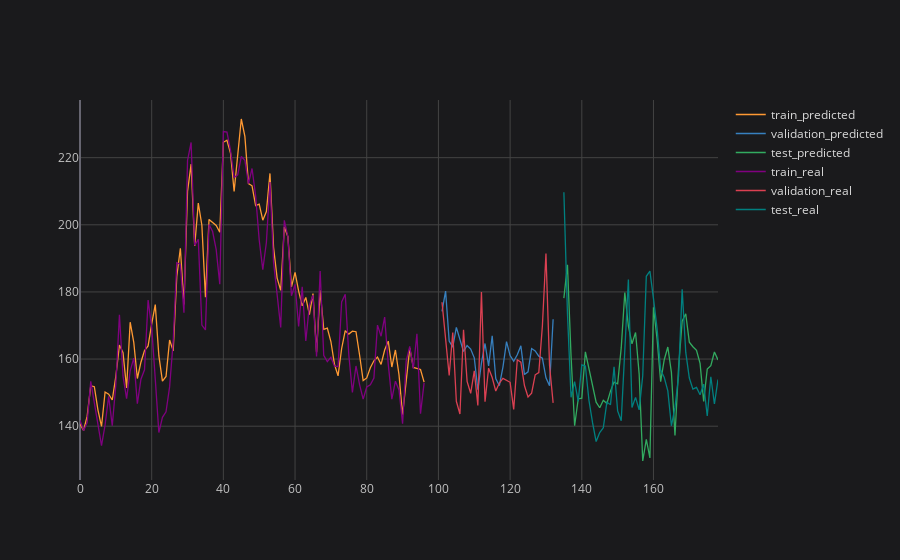

The code cell stored with this chart in its notebook:
### Code cell
# plotting final result
plot_ticker = 'MSFT'
plot_feature = 'Close'

pd.DataFrame.from_dict(final_prediction_results[plot_ticker][plot_feature]).iplot(title=f'{plot_ticker} {plot_feature} {plot_imf}', layout=space)

### Figure 1 — Plotly figure (JSON) as saved in the notebook; plotly's stock layout.template omitted (floating-point values rounded to 4 significant figures; data arrays with more than 128 entries replaced by an {"elided": "..."} marker saying what was removed)
{"data": [{"line": {"color": "rgba(255, 153, 51, 1.0)", "dash": "solid", "shape": "linear", "width": 1.3}, "mode": "lines", "name": "train_predicted", "text": "", "type": "scatter", "x": {"elided": "179 int values"}, "y": {"elided": "179 mixed values"}}, {"line": {"color": "rgba(55, 128, 191, 1.0)", "dash": "solid", "shape": "linear", "width": 1.3}, "mode": "lines", "name": "validation_predicted", "text": "", "type": "scatter", "x": {"elided": "179 int values"}, "y": {"elided": "179 mixed values"}}, {"line": {"color": "rgba(50, 171, 96, 1.0)", "dash": "solid", "shape": "linear", "width": 1.3}, "mode": "lines", "name": "test_predicted", "text": "", "type": "scatter", "x": {"elided": "179 int values"}, "y": {"elided": "179 mixed values"}}, {"line": {"color": "rgba(128, 0, 128, 1.0)", "dash": "solid", "shape": "linear", "width": 1.3}, "mode": "lines", "name": "train_real", "text": "", "type": "scatter", "x": {"elided": "179 int values"}, "y": {"elided": "179 mixed values"}}, {"line": {"color": "rgba(219, 64, 82, 1.0)", "dash": "solid", "shape": "linear", "width": 1.3}, "mode": "lines", "name": "validation_real", "text": "", "type": "scatter", "x": {"elided": "179 int values"}, "y": {"elided": "179 mixed values"}}, {"line": {"color": "rgba(0, 128, 128, 1.0)", "dash": "solid", "shape": "linear", "width": 1.3}, "mode": "lines", "name": "test_real", "text": "", "type": "scatter", "x": {"elided": "179 int values"}, "y": {"elided": "179 mixed values"}}], "layout": {"legend": {"bgcolor": "#1A1A1C", "font": {"color": "#D9D9D9", "size": 12}}, "paper_bgcolor": "#1A1A1C", "plot_bgcolor": "#1A1A1C", "title": {"font": {"color": "#D9D9D9"}, "x": 0.5}, "xaxis": {"gridcolor": "#434343", "showgrid": true, "tickfont": {"color": "#C2C2C2", "size": 12}, "title": {"font": {"color": "#D9D9D9"}}, "zerolinecolor": "#666570"}, "yaxis": {"gridcolor": "#434343", "showgrid": true, "tickfont": {"color": "#C2C2C2", "size": 12}, "title": {"font": {"color": "#D9D9D9"}}, "zerolinecolor": "#666570"}}}
